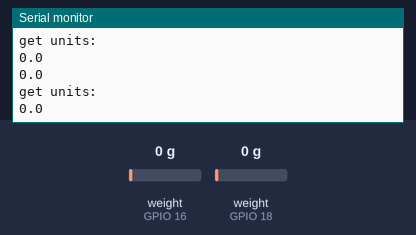
The sketch below on a simulated ESP32. Shown: the last lines printed to the serial monitor. The test bench sets the inputs (shaded band); at power-on: weight on the scale (sensors on GPIO 16, GPIO 18) 0 g.

Above: at 7.2 s.
7.3 s: weight on the scale (sensor on GPIO 16) set to 100 g
At 7.41 s:
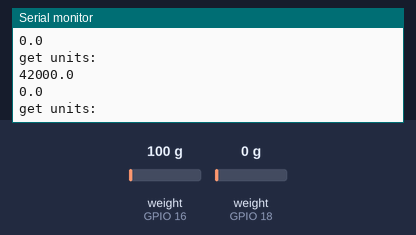
8.8 s: weight on the scale (sensor on GPIO 18) set to 1250 g
At 8.81 s:
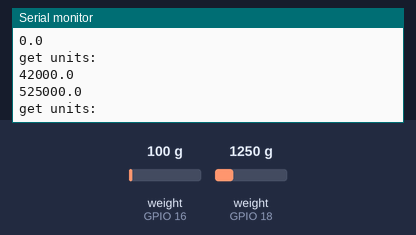
10.3 s: weight on the scale (sensor on GPIO 16) set to 2500 g
At 10.42 s:
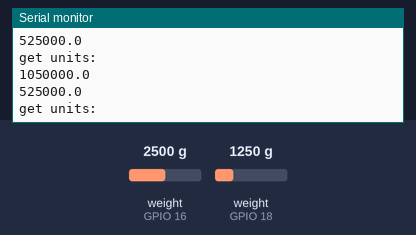
11.8 s: weight on the scale (sensor on GPIO 18) set to 3750 g
At 11.82 s:
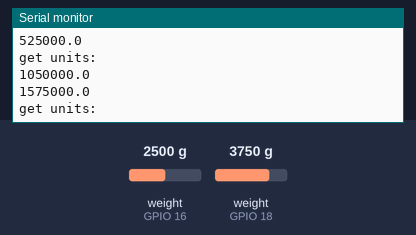
Timing chart, 0 to 14.3 s (numbered marks = the images above; inputs shaded):
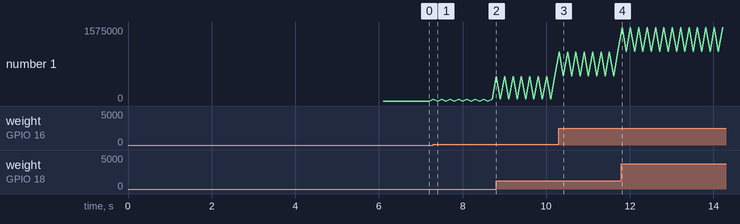

Measured:
- after the input at 7.3 s, the serial monitor: prints a new line at once (image 1)
- after the input at 8.8 s, the serial monitor: prints a new line at once (image 2)
- after the input at 10.3 s, the serial monitor: prints a new line at once (image 3)
- after the input at 11.8 s, the serial monitor: prints a new line at once (image 4)
- plotted number 1: 0 → 42000 after the input at 7.3 s, 42000 → 525000 after the input at 8.8 s, 525000 → 1050000 after the input at 10.3 s, 1050000 → 1575000 after the input at 11.8 s

The sketch:

real_scale.ino
```cpp
// (licence header left out)
// Calibrating the load cell
#include <Arduino.h>
#include "soc/rtc.h"
#include "HX711.h"

// HX711 circuit wiring
const int LLOADCELL_DOUT_PIN = 16;
const int LLOADCELL_SCK_PIN = 4;

const int RLOADCELL_DOUT_PIN = 18;
const int RLOADCELL_SCK_PIN = 5;

HX711 lscale;
HX711 rscale;

void setup() {
  Serial.begin(115200);
  // rtc_clk_cpu_freq_set(RTC_CPU_FREQ_80M);
  lscale.begin(LLOADCELL_DOUT_PIN, LLOADCELL_SCK_PIN);
  // lscale.set_scale(-776.471);
  rscale.begin(RLOADCELL_DOUT_PIN, RLOADCELL_SCK_PIN);
  // lscale.set_scale(671.894);

  Serial.println("Tare... remove any weights from the scale.");
  delay(2000);
  lscale.tare();
  rscale.tare();
  Serial.println("Tare done...");
  Serial.print("Place weight");
  delay(2000);
}

void loop() {

  if (lscale.is_ready() && rscale.is_ready()) {

  Serial.println("get units: \t\t");

  Serial.println(lscale.get_units(1), 1);
  Serial.println(rscale.get_units(1), 1);
  }
  else {
    // Serial.println("HX711 not found.");
    delay(100);
  }

}

//calibration factor will be the (reading)/(known weight)
```
